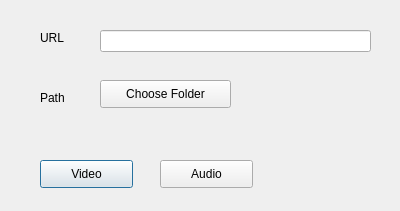
<?xml version="1.0" encoding="UTF-8"?>
<ui version="4.0">
 <class>Dialog</class>
 <widget class="QDialog" name="Dialog">
  <property name="geometry">
   <rect>
    <x>0</x>
    <y>0</y>
    <width>400</width>
    <height>211</height>
   </rect>
  </property>
  <property name="windowTitle">
   <string>Youtube Downloader</string>
  </property>
  <widget class="QLabel" name="label">
   <property name="geometry">
    <rect>
     <x>40</x>
     <y>30</y>
     <width>55</width>
     <height>16</height>
    </rect>
   </property>
   <property name="text">
    <string>URL</string>
   </property>
  </widget>
  <widget class="QLabel" name="label_2">
   <property name="geometry">
    <rect>
     <x>40</x>
     <y>90</y>
     <width>55</width>
     <height>16</height>
    </rect>
   </property>
   <property name="text">
    <string>Path</string>
   </property>
  </widget>
  <widget class="QLineEdit" name="lineEdit">
   <property name="geometry">
    <rect>
     <x>100</x>
     <y>30</y>
     <width>271</width>
     <height>22</height>
    </rect>
   </property>
  </widget>
  <widget class="QPushButton" name="pushButton">
   <property name="geometry">
    <rect>
     <x>40</x>
     <y>160</y>
     <width>93</width>
     <height>28</height>
    </rect>
   </property>
   <property name="text">
    <string>Video</string>
   </property>
  </widget>
  <widget class="QPushButton" name="pushButton_2">
   <property name="geometry">
    <rect>
     <x>160</x>
     <y>160</y>
     <width>93</width>
     <height>28</height>
    </rect>
   </property>
   <property name="text">
    <string>Audio</string>
   </property>
  </widget>
  <widget class="QPushButton" name="pushButton_3">
   <property name="geometry">
    <rect>
     <x>100</x>
     <y>80</y>
     <width>131</width>
     <height>28</height>
    </rect>
   </property>
   <property name="text">
    <string>Choose Folder</string>
   </property>
  </widget>
 </widget>
 <resources/>
 <connections/>
</ui>
